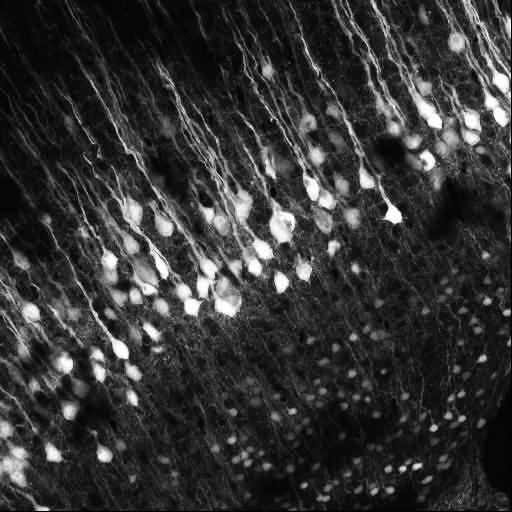
#> input picture data/cells.png, 512 x 512 px
$ jupyter execute deconvolution.ipynb
#> lines starting #> are read from the running program, lines starting #| are printed output that depends on the picture
# [Lab Session 4](deconvolution.ipynb)

[cell 1]
import numpy as np
import matplotlib.pyplot as plt

from skimage.restoration import wiener
from scipy.signal import convolve2d as conv
from scipy.stats import multivariate_normal as multi_normal

np.random.seed(0)

Load the image.

[cell 2]
img = plt.imread('data/cells.png')[128:384, 128:384]
#> img: shape (256, 256) float32; min 0, max 1, mean 0.298
plt.imshow(img, 'gray')

**[Task 1.]()** Apply the following PSF to the image and then display it.

[cell 3]
psf_size = 10
psf = np.ones((psf_size, psf_size)) / psf_size ** 2

[cell 4]
plt.imshow(conv(img,psf,mode = "same", boundary="symm"),"grey")
img_psf = conv(img,psf,mode = "same", boundary="symm")

**[Task 2.]()** Have a look at the Gaussian PSF which is not uniformly distributed. Apply it to the image.

[cell 5]
def create_psf(size):
    factor = size * 1.8
    x, y = np.mgrid[0:size:1, 0:size:1]
    pos = np.empty(x.shape + (2,))
    pos[:, :, 0] = x
    pos[:, :, 1] = y
    rv = multi_normal([int(size / 2), (int(size / 2))], [[factor * 1., factor * 1.2], [factor * .5, factor * .7]])
    return rv.pdf(pos)

plt.imshow(create_psf(psf_size), 'gray')
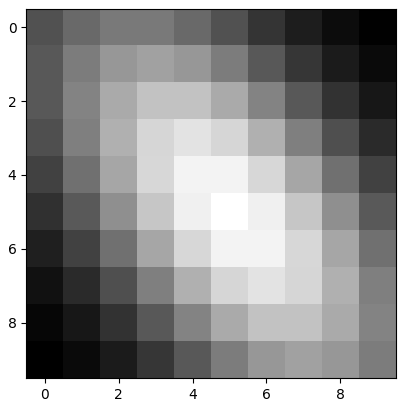
#> figure drawn by matplotlib, 1 panel

Apply the second psf to the image:

[cell 6]
gaus = create_psf(10)
gaus_blurred_image = conv(img,gaus,mode = "same", boundary="symm")
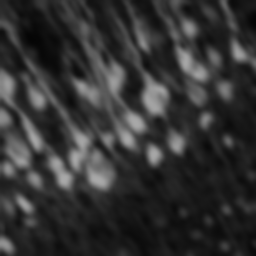
#> gaus_blurred_image: shape (256, 256) float64; min 0.0192, max 0.667, mean 0.201
plt.imshow(conv(img,gaus,mode = "same", boundary="symm"))

**[Task 3.]()** Implement a reusable function that performs the Richardson-Lucy deconvolution.

[cell 7]
def richardson_lucy_deconvolution(image, psf, n_iterations):
#> called with psf = array of shape (10, 10), n_iterations = 100
    img_deconv = np.full(image.shape, 0.5)
    psf_flip = np.flip(psf)
    for x in range(n_iterations):
        conv_one = image/(conv(img_deconv,psf,"same", "symm"))
        corrected = (conv(conv_one, psf_flip, "same", "symm"))
        img_deconv*=corrected
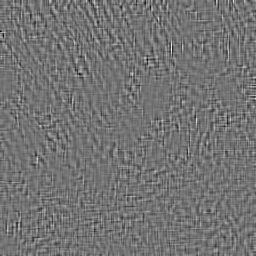
#> conv_one: shape (256, 256) float64; min 0.923, max 1.09, mean 1; drawn with min black and max white
    img_deconv = img_deconv.clip(0,1)
    return img_deconv

**[Task 4.]()** Apply the Richardson-Lucy deconvolution to the blurred image.

[cell 8]
apply = richardson_lucy_deconvolution(img_psf,psf,100)

[cell 9]
plt.figure(figsize=(20,5))
plt.subplot(1, 3, 1)
plt.axis('off')
plt.imshow(img, 'gray')
plt.title('Original image')
plt.subplot(1, 3, 2)
plt.axis('off')
plt.imshow(img_psf, 'gray')
plt.title('Blurred image')
plt.subplot(1, 3, 3)
plt.axis('off')
plt.imshow(apply, 'gray')
plt.title('R-L deconvolution')
plt.show()

**[Task 5.]()** Add noise to the image, use the R-L deconvolution again.

[cell 10]
noise = (np.random.normal(loc=0,size=img.shape))
reduce_factor = 5
noise = noise / reduce_factor

noise_img = img + noise
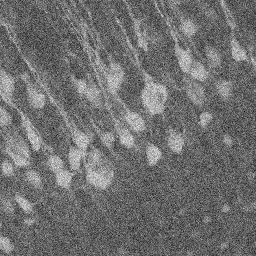
#> noise_img: shape (256, 256) float64; min -0.81, max 1.71, mean 0.297; drawn with min black and max white
noise_clip = noise_img.clip(0,1)
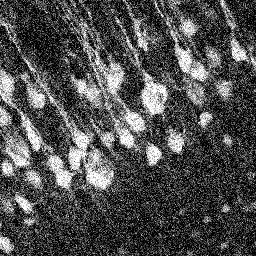
#> noise_clip: shape (256, 256) float64; min 0, max 1, mean 0.311

[cell 11]
noise_RL = richardson_lucy_deconvolution(noise_clip,psf,10)
#> call 2 of richardson_lucy_deconvolution, with psf = array of shape (10, 10), n_iterations = 10
#> after the loop in richardson_lucy_deconvolution (call 2), `for x in range(n_iterations):`:
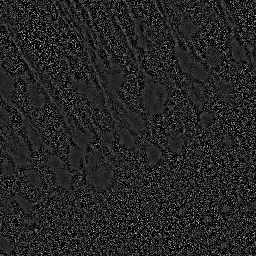
#> conv_one: shape (256, 256) float64; min 0, max 6.73, mean 0.982; drawn with min black and max white
plt.imshow(noise_RL)

**[Task 6.]()** Compare your R-L implementation to a wiener deconvolution.

[cell 12]
wiener_img = wiener(img_psf, psf, balance=2, clip=True)

plt.subplot(1,3,1)
plt.imshow(img)
plt.subplot(1,3,2)
plt.imshow(noise_RL)
plt.subplot(1,3,3)
plt.imshow(wiener_img)

**[Task 7.]()** Repeat Tasks 4–6 using a smaller value for the size of the PSF.

[cell 13]
psf_size = 10
psf = np.ones((psf_size, psf_size)) / psf_size ** 2

apply_richard_psf = richardson_lucy_deconvolution(img_psf,psf,100)
apply_richard_noise = richardson_lucy_deconvolution(noise_RL,psf,100)
#> call 4 of richardson_lucy_deconvolution, with psf = array of shape (10, 10), n_iterations = 100
#> the loop in richardson_lucy_deconvolution (call 4), `for x in range(n_iterations):` made 100 passes
#> pass 1, in richardson_lucy_deconvolution (call 4), `corrected = (conv(conv_one, psf_flip, "same", "symm"))`:
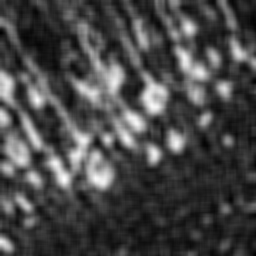
#> corrected: shape (256, 256) float64; min 0.0886, max 1.92, mean 0.606; drawn with min black and max white
#> after the loop in richardson_lucy_deconvolution (call 4), `for x in range(n_iterations):`:
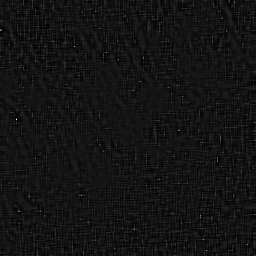
#> conv_one: shape (256, 256) float64; min 0.031, max 11.84, mean 0.951; drawn with min black and max white
#> after the loop in richardson_lucy_deconvolution (call 4), `for x in range(n_iterations):`:
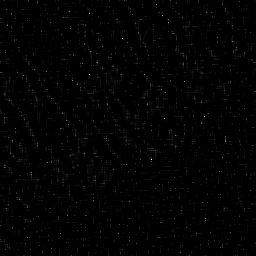
#> img_deconv: shape (256, 256) float64; min 5.09e-22, max 34.62, mean 0.3; drawn with min black and max white
#> in richardson_lucy_deconvolution (call 4), `img_deconv = img_deconv.clip(0,1)`:
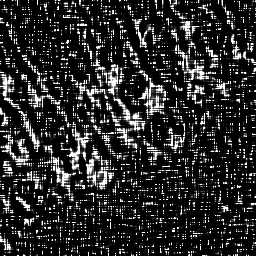
#> img_deconv: shape (256, 256) float64; min 5.09e-22, max 1, mean 0.167
apply_wiener = wiener(img_psf, psf, balance=2, clip=True)
gaus_blurred_image = conv(img,gaus,mode = "same", boundary="symm")


plt.figure(figsize=(20,20))
plt.subplot(1, 4, 1)
plt.axis('off')
plt.imshow(img, 'gray')
plt.title('Original image')
plt.subplot(1, 4, 2)
plt.axis('off')
plt.imshow(gaus_blurred_image, 'gray')
plt.title('Blurred image')
plt.subplot(1, 4, 3)
plt.axis('off')
plt.imshow(apply_richard_psf, 'gray')
plt.title('R-L deconvolution')
plt.show()
plt.subplot(1,4,4)
plt.axis("off")
plt.imshow(apply_richard_noise,"grey")
plt.title("apply R-L to noise")
